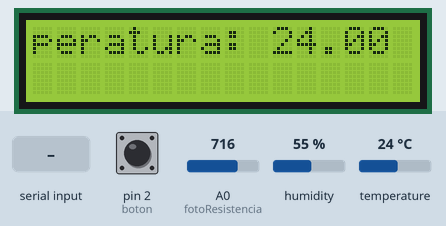
The sketch below on a simulated Arduino Uno, built with avr-gcc and run on an emulated ATmega328P. On the bench: 16×2 character LCD. The inputs (shaded band) are chosen by the test bench; at power-on: temperature 24 °C, humidity 55 %, A0 (fotoResistencia) = 716, pin 2 (boton) LOW.

Above: at 5.7 s.
5.8 s: temperature set to 12 °C
At 6.01 s:
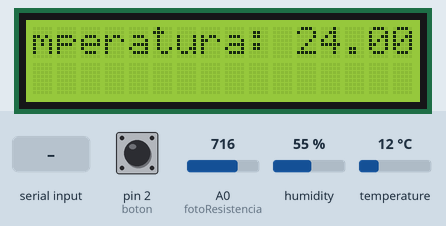
8.2 s: temperature set to 19 °C
At 8.46 s:
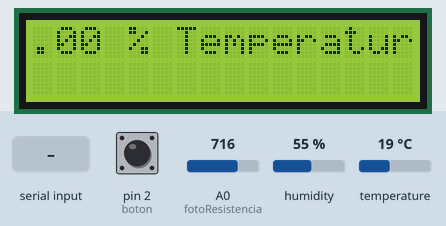
12.2 s: humidity set to 22 %
At 12.45 s:
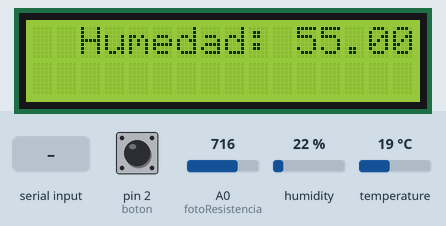
15.0 s: humidity set to 40 %
At 15.23 s:
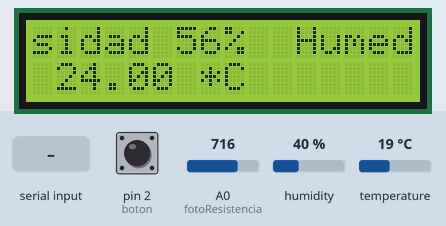

The sketch:

Sistema_Mimetizador.ino
```cpp
#include <DHT.h>
#include <LiquidCrystal.h>
#define RS 3
#define E 5
#define D4 6
#define D5 9
#define D6 10
#define D7 11
#define boton 2
#define browser 7
#define fotoResistencia A0
// Definimos el pin digital donde se conecta el sensor
#define DHTPIN 13
// Dependiendo del tipo de sensor
#define DHTTYPE DHT11

// Inicializamos el sensor DHT11
DHT dht(DHTPIN, DHTTYPE);

const long A = 1000; //Resistencia en oscuridad en KΩ
const int B = 15; //Resistencia a la luz (10 Lux) en KΩ
const int Rc = 10; //Resistencia calibracion en KΩ
int V;
int ilum;

char caracteres;

boolean isMessage;

boolean isRead;

String mensajes[5] ; //cambiar a 4, para que el default sea el del tiempo

int contMessage;

int contCaracteres;

int cont;

String bannerMessage;

int tam_texto;

int spaceMessage;

LiquidCrystal lcd(RS, E, D4, D5, D6, D7);

    void setup()
    {
        pinMode(boton,INPUT);
        pinMode(browser,INPUT);
        lcd.begin(16, 2);
        isMessage=false;
        isRead=false;
        caracteres=0;
        contMessage = 0;
        contCaracteres= 0;
        cont=-1;
        bannerMessage="Mensajes totales 0";
        tam_texto=0;
        spaceMessage=sizeof(mensajes);

         // Comenzamos el sensor DHT
        dht.begin();
        attachInterrupt(digitalPinToInterrupt(boton), interrupcion,RISING);
        Serial.begin(9600);

    }
    void loop()
    {

        if (Serial.available())  //Verificar si te tiene informacion pendiente de leer en el bus Serial
         {
            delay(100);//retardo para permitir que informacion termine de recibirse en el bus Serial
            lcd.clear();//quitar cualquier texto o imagen que se encuentre en la LCD

            while (Serial.available() > 0)
              {
                  caracteres = Serial.read(); //Leer 1 carácter
                  contCaracteres++;
                  if(contCaracteres <= 140)
                  {
                    mensajes[contMessage]+=caracteres;//Almacena el mensaje
                  }
                  delay(25);
              }
            contMessage++;
            isMessage=true;
          }
         if(isMessage==true)
          {
            bannerMessage="Mensajes totales ";
            String letrero=bannerMessage + contMessage +" -> luminosidad "+ light()+tiempo();
            tam_texto=letrero.length();
            sliceMessage(tam_texto,letrero);
          }
          else
          {
            String aux ="";
            aux=bannerMessage +" -> luminosidad "+ light()+tiempo();
            tam_texto=aux.length();
            sliceMessage(tam_texto,aux);
          }

          while(isRead)
          {
                if(cont<spaceMessage)
                {
                    bannerMessage=mensajes[cont];
                    tam_texto=bannerMessage.length();
                    sliceMessage(tam_texto,bannerMessage);


                }
                else
                {
                    cont=-1;
                    isRead=!isRead;
                }

          }

    }

    void sliceMessage(int lenghtText,String texto)
      {
          // Mostramos entrada texto por la izquierda
          for(int i=lenghtText; i>0 ; i--)
          {
              String texto_1 = texto.substring(i-1);

              // Limpiamos pantalla
              lcd.clear();

              //Situamos el cursor
              lcd.setCursor(0, 0);

              // Escribimos el texto
              lcd.print(texto_1);

              // Esperamos
              delay(300);
          }

           // Desplazamos el texto hacia la derecha
          for(int i=1; i<=16;i++)
          {
              // Limpiamos pantalla
              lcd.clear();

              //Situamos el cursor
              lcd.setCursor(i, 0);

              // Escribimos el texto
              lcd.print(texto);

              // Esperamos
              delay(200);
          }

      }
    void interrupcion()
    {
      isRead=true;
      cont++;
      spaceMessage=contMessage;
    }

    String light()
    {
      V = analogRead(fotoResistencia);
      ilum = ((long)V*A*10)/((long)B*Rc*(1024-V)); //usar si LDR entre A0 y Vcc (como en el esquema anterior)
      ilum=map(ilum,8,110,0,100);
      if(ilum<0)
      {
          ilum=0;
      }
      else if(ilum>100)
      {
          ilum=100;
      }
      String sim="% ";
      String light= ilum + sim;

      return light;
    }

    String tiempo()
    {
      // Leemos la humedad relativa
      float h = dht.readHumidity();
      // Leemos la temperatura en grados centígrados (por defecto)
      float t = dht.readTemperature();

      // Comprobamos si ha habido algún error en la lectura
      if (isnan(h) || isnan(t))
      {
      Serial.println("Error obteniendo los datos del sensor DHT11");
      return;
      }

      String aux=" Humedad: ";
      aux.concat(h);
      aux.concat(" %\t");
      aux.concat("Temperatura: ");
      aux.concat(t);
      aux.concat(" *C ");
      return  aux;
     }
```
